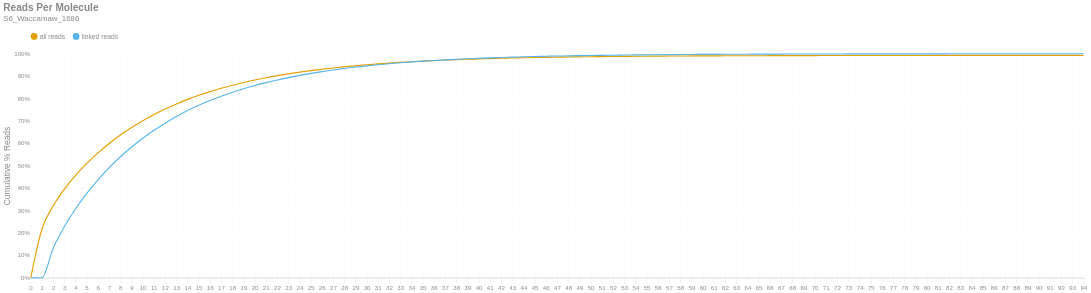

Source (notebook cell):
### Markdown cell above
### Reads per Molecule
This chart shows the cumulative distribution of the number of reads per linked molecule. That is, how many alignments are associated with a unique molecule. This excludes the number of reads associated with invalid or absent linked-read barcodes. The `linked` histogram is the percentages recalculated when disregarding singletons.

### Code cell
if SKIPLR:
    print_html(f"Skipped")
else:
    counts = np.bincount(valids['reads'].cast(pl.Int64).to_numpy())
    weighted = counts * np.arange(len(counts))
    all_perc = weighted / n_reads
    linked_perc = weighted / n_linked_reads
    linked_perc[1] = 0
    binned_df = pl.DataFrame({
        'readsper': list(range(len(counts))),
        'all reads (cumsum)': np.cumsum(all_perc).tolist(),
        'linked reads (cumsum)': np.cumsum(linked_perc).tolist(),
    })

    with SafeRender(binned_df):
        (
            density_plot(binned_df, 'Reads Per Molecule', samplename, 'readspmol')
            .encode(
                x=alt.X('readsper:O', title=None).axis(labelAngle=0).scale(padding=0),
                y=alt.Y('value:Q', title='Cumulative % Reads').axis(format='%').stack(False),
                color=alt.Color("key:N").scale(domain=["all reads", "linked reads"]),
                tooltip=[
                    alt.Tooltip("key:N", title="Data Type"),
                    alt.Tooltip("readsper:O", title="Reads Per Molecule"),
                    alt.Tooltip("value:Q", format=".2%", title="% Reads (Cum.)")
                ]            
            )
        ).display()

### Figure 1 — Vega-Lite specification as saved in the notebook (floating-point values rounded to 4 significant figures)
{"width": "container", "height": 400, "config": {"title": {"anchor": "start", "dy": -15, "fontSize": 18, "color": "#888888", "subtitleColor": "#888888", "subtitleFontSize": 14}, "arc": {"fill": "#0072B2"}, "axis": {"domainColor": "#888888", "domainWidth": 0.5, "gridWidth": 0.2, "grid": false, "titleFontWeight": 400, "titleFontSize": 15, "labelFontSize": 11, "labelColor": "#888888", "tickColor": "#888888", "tickWidth": 0.2, "titleColor": "#888888"}, "axisBand": {"grid": false}, "axisX": {"grid": true, "tickSize": 10, "domainCap": "round"}, "axisY": {"domain": false, "grid": true, "tickSize": 0, "domainCap": "round"}, "background": "transparent", "header": {"labelFontSize": 15, "labelColor": "#888888", "titleFontSize": 15, "titleFontWeight": 600, "titleColor": "#888888"}, "legend": {"labelFont": "sans-serif", "labelFontSize": 12, "labelColor": "#888888", "symbolSize": 100, "symbolType": "circle", "titleFontSize": 12, "titlePadding": 10, "titleColor": "#888888", "title": null, "orient": "top"}, "range": {"category": ["#E69F00", "#56B4E9", "#009E73", "#F0E442", "#0072B2", "#D55E00", "#CC79A7", "#000000"], "diverging": ["#cfe8f3", "#a2d4ec", "#73bfe2", "#46abdb", "#1696d2", "#12719e"]}, "area": {"fill": "#0072B2", "fillOpacity": 0.7, "line": true, "strokeOpacity": 0.7}, "line": {"color": "#0072B2", "stroke": "#0072B2", "strokeWidth": 2}, "trail": {"color": "#0072B2", "stroke": "#0072B2", "strokeWidth": 0, "size": 1}, "point": {"filled": true, "fillOpacity": 1.0, "size": 95}, "text": {"color": "#888888", "fontSize": 11, "align": "right", "fontWeight": 400, "size": 11}, "bar": {"fill": "#0072B2", "stroke": null}, "view": {"stroke": null, "continuousWidth": 660, "continuousHeight": 400}}, "data": {"name": "data-a45daa6b3712ae941003aa8d448619fa"}, "mark": {"type": "line", "interpolate": "monotone", "point": {"opacity": 0, "size": 275}}, "encoding": {"color": {"field": "key", "scale": {"domain": ["all reads", "linked reads"]}, "type": "nominal"}, "tooltip": [{"field": "key", "title": "Data Type", "type": "nominal"}, {"field": "readsper", "title": "Reads Per Molecule", "type": "ordinal"}, {"field": "value", "format": ".2%", "title": "% Reads (Cum.)", "type": "quantitative"}], "x": {"axis": {"labelAngle": 0}, "field": "readsper", "scale": {"padding": 0}, "title": null, "type": "ordinal"}, "y": {"axis": {"format": "%"}, "field": "value", "stack": false, "title": "Cumulative % Reads", "type": "quantitative"}}, "params": [{"name": "param_c36ac31b6afebe62", "select": {"type": "point", "fields": ["key"]}, "bind": "legend"}], "title": {"text": "Reads Per Molecule", "subtitle": "S6_Waccamaw_1686"}, "transform": [{"fold": ["all reads (cumsum)", "linked reads (cumsum)"]}, {"calculate": "replace(datum.key, ' (cumsum)', '')", "as": "key"}, {"filter": {"param": "param_c36ac31b6afebe62"}}], "usermeta": {"embedOptions": {"downloadFileName": "S6_Waccamaw_1686.readspmol"}}, "$schema": "https://vega.github.io/schema/vega-lite/v6.1.0.json", "datasets": {"data-a45daa6b3712ae941003aa8d448619fa": [{"readsper": 0, "all reads (cumsum)": 0.0, "linked reads (cumsum)": 0.0}, {"readsper": 1, "all reads (cumsum)": 0.2188, "linked reads (cumsum)": 0.0}, {"readsper": 2, "all reads (cumsum)": 0.3212, "linked reads (cumsum)": 0.1322}, {"readsper": 3, "all reads (cumsum)": 0.3957, "linked reads (cumsum)": 0.2286}, {"readsper": 4, "all reads (cumsum)": 0.4574, "linked reads (cumsum)": 0.3083}, {"readsper": 5, "all reads (cumsum)": 0.5104, "linked reads (cumsum)": 0.3767}, {"readsper": 6, "all reads (cumsum)": 0.5573, "linked reads (cumsum)": 0.4374}, {"readsper": 7, "all reads (cumsum)": 0.5996, "linked reads (cumsum)": 0.492}, {"readsper": 8, "all reads (cumsum)": 0.637, "linked reads (cumsum)": 0.5403}, {"readsper": 9, "all reads (cumsum)": 0.6707, "linked reads (cumsum)": 0.5838}, {"readsper": 10, "all reads (cumsum)": 0.7011, "linked reads (cumsum)": 0.6231}, {"readsper": 11, "all reads (cumsum)": 0.7284, "linked reads (cumsum)": 0.6584}, {"readsper": 12, "all reads (cumsum)": 0.753, "linked reads (cumsum)": 0.6902}, {"readsper": 13, "all reads (cumsum)": 0.7758, "linked reads (cumsum)": 0.7197}, {"readsper": 14, "all reads (cumsum)": 0.7963, "linked reads (cumsum)": 0.7462}, {"readsper": 15, "all reads (cumsum)": 0.8147, "linked reads (cumsum)": 0.7699}, {"readsper": 16, "all reads (cumsum)": 0.831, "linked reads (cumsum)": 0.791}, {"readsper": 17, "all reads (cumsum)": 0.846, "linked reads (cumsum)": 0.8103}, {"readsper": 18, "all reads (cumsum)": 0.8596, "linked reads (cumsum)": 0.828}, {"readsper": 19, "all reads (cumsum)": 0.872, "linked reads (cumsum)": 0.844}, {"readsper": 20, "all reads (cumsum)": 0.8832, "linked reads (cumsum)": 0.8584}, {"readsper": 21, "all reads (cumsum)": 0.8931, "linked reads (cumsum)": 0.8712}, {"readsper": 22, "all reads (cumsum)": 0.9022, "linked reads (cumsum)": 0.883}, {"readsper": 23, "all reads (cumsum)": 0.9104, "linked reads (cumsum)": 0.8935}, {"readsper": 24, "all reads (cumsum)": 0.918, "linked reads (cumsum)": 0.9034}, {"readsper": 25, "all reads (cumsum)": 0.9248, "linked reads (cumsum)": 0.9122}, {"readsper": 26, "all reads (cumsum)": 0.9308, "linked reads (cumsum)": 0.92}, {"readsper": 27, "all reads (cumsum)": 0.9367, "linked reads (cumsum)": 0.9276}, {"readsper": 28, "all reads (cumsum)": 0.9419, "linked reads (cumsum)": 0.9343}, {"readsper": 29, "all reads (cumsum)": 0.9469, "linked reads (cumsum)": 0.9407}, {"readsper": 30, "all reads (cumsum)": 0.951, "linked reads (cumsum)": 0.9461}, {"readsper": 31, "all reads (cumsum)": 0.9547, "linked reads (cumsum)": 0.9508}, {"readsper": 32, "all reads (cumsum)": 0.9582, "linked reads (cumsum)": 0.9554}, {"readsper": 33, "all reads (cumsum)": 0.9616, "linked reads (cumsum)": 0.9598}, {"readsper": 34, "all reads (cumsum)": 0.9646, "linked reads (cumsum)": 0.9636}, {"readsper": 35, "all reads (cumsum)": 0.9672, "linked reads (cumsum)": 0.967}, {"readsper": 36, "all reads (cumsum)": 0.9696, "linked reads (cumsum)": 0.97}, {"readsper": 37, "all reads (cumsum)": 0.9715, "linked reads (cumsum)": 0.9726}, {"readsper": 38, "all reads (cumsum)": 0.9735, "linked reads (cumsum)": 0.9752}, {"readsper": 39, "all reads (cumsum)": 0.9754, "linked reads (cumsum)": 0.9776}, {"readsper": 40, "all reads (cumsum)": 0.9769, "linked reads (cumsum)": 0.9795}, {"readsper": 41, "all reads (cumsum)": 0.9785, "linked reads (cumsum)": 0.9816}, {"readsper": 42, "all reads (cumsum)": 0.9799, "linked reads (cumsum)": 0.9834}, {"readsper": 43, "all reads (cumsum)": 0.981, "linked reads (cumsum)": 0.9848}, {"readsper": 44, "all reads (cumsum)": 0.9822, "linked reads (cumsum)": 0.9864}, {"readsper": 45, "all reads (cumsum)": 0.9833, "linked reads (cumsum)": 0.9878}, {"readsper": 46, "all reads (cumsum)": 0.984, "linked reads (cumsum)": 0.9888}, {"readsper": 47, "all reads (cumsum)": 0.9849, "linked reads (cumsum)": 0.9898}, {"readsper": 48, "all reads (cumsum)": 0.9854, "linked reads (cumsum)": 0.9905}, {"readsper": 49, "all reads (cumsum)": 0.9861, "linked reads (cumsum)": 0.9914}, {"readsper": 50, "all reads (cumsum)": 0.9868, "linked reads (cumsum)": 0.9923}, {"readsper": 51, "all reads (cumsum)": 0.9873, "linked reads (cumsum)": 0.9929}, {"readsper": 52, "all reads (cumsum)": 0.9878, "linked reads (cumsum)": 0.9935}, {"readsper": 53, "all reads (cumsum)": 0.9883, "linked reads (cumsum)": 0.9942}, {"readsper": 54, "all reads (cumsum)": 0.9888, "linked reads (cumsum)": 0.9949}, {"readsper": 55, "all reads (cumsum)": 0.9891, "linked reads (cumsum)": 0.9953}, {"readsper": 56, "all reads (cumsum)": 0.9895, "linked reads (cumsum)": 0.9957}, {"readsper": 57, "all reads (cumsum)": 0.9897, "linked reads (cumsum)": 0.9961}, {"readsper": 58, "all reads (cumsum)": 0.99, "linked reads (cumsum)": 0.9965}, {"readsper": 59, "all reads (cumsum)": 0.9903, "linked reads (cumsum)": 0.9969}, {"readsper": 60, "all reads (cumsum)": 0.9906, "linked reads (cumsum)": 0.9972}, {"readsper": 61, "all reads (cumsum)": 0.9908, "linked reads (cumsum)": 0.9975}, {"readsper": 62, "all reads (cumsum)": 0.9909, "linked reads (cumsum)": 0.9976}, {"readsper": 63, "all reads (cumsum)": 0.991, "linked reads (cumsum)": 0.9978}, {"readsper": 64, "all reads (cumsum)": 0.9912, "linked reads (cumsum)": 0.9981}, {"readsper": 65, "all reads (cumsum)": 0.9913, "linked reads (cumsum)": 0.9982}, {"readsper": 66, "all reads (cumsum)": 0.9915, "linked reads (cumsum)": 0.9984}, {"readsper": 67, "all reads (cumsum)": 0.9917, "linked reads (cumsum)": 0.9986}, {"readsper": 68, "all reads (cumsum)": 0.9917, "linked reads (cumsum)": 0.9987}, {"readsper": 69, "all reads (cumsum)": 0.9918, "linked reads (cumsum)": 0.9988}, {"readsper": 70, "all reads (cumsum)": 0.9919, "linked reads (cumsum)": 0.9989}, {"readsper": 71, "all reads (cumsum)": 0.992, "linked reads (cumsum)": 0.999}, {"readsper": 72, "all reads (cumsum)": 0.9921, "linked reads (cumsum)": 0.9991}, {"readsper": 73, "all reads (cumsum)": 0.9921, "linked reads (cumsum)": 0.9992}, {"readsper": 74, "all reads (cumsum)": 0.9923, "linked reads (cumsum)": 0.9994}, {"readsper": 75, "all reads (cumsum)": 0.9923, "linked reads (cumsum)": 0.9994}, {"readsper": 76, "all reads (cumsum)": 0.9923, "linked reads (cumsum)": 0.9995}, {"readsper": 77, "all reads (cumsum)": 0.9924, "linked reads (cumsum)": 0.9996}, {"readsper": 78, "all reads (cumsum)": 0.9925, "linked reads (cumsum)": 0.9996}, {"readsper": 79, "all reads (cumsum)": 0.9925, "linked reads (cumsum)": 0.9997}, {"readsper": 80, "all reads (cumsum)": 0.9925, "linked reads (cumsum)": 0.9997}, {"readsper": 81, "all reads (cumsum)": 0.9925, "linked reads (cumsum)": 0.9997}, {"readsper": 82, "all reads (cumsum)": 0.9926, "linked reads (cumsum)": 0.9998}, {"readsper": 83, "all reads (cumsum)": 0.9926, "linked reads (cumsum)": 0.9998}, {"readsper": 84, "all reads (cumsum)": 0.9926, "linked reads (cumsum)": 0.9998}, {"readsper": 85, "all reads (cumsum)": 0.9926, "linked reads (cumsum)": 0.9998}, {"readsper": 86, "all reads (cumsum)": 0.9926, "linked reads (cumsum)": 0.9998}, {"readsper": 87, "all reads (cumsum)": 0.9927, "linked reads (cumsum)": 0.9999}, {"readsper": 88, "all reads (cumsum)": 0.9927, "linked reads (cumsum)": 0.9999}, {"readsper": 89, "all reads (cumsum)": 0.9927, "linked reads (cumsum)": 1.0}, {"readsper": 90, "all reads (cumsum)": 0.9927, "linked reads (cumsum)": 1.0}, {"readsper": 91, "all reads (cumsum)": 0.9927, "linked reads (cumsum)": 1.0}, {"readsper": 92, "all reads (cumsum)": 0.9927, "linked reads (cumsum)": 1.0}, {"readsper": 93, "all reads (cumsum)": 0.9927, "linked reads (cumsum)": 1.0}, {"readsper": 94, "all reads (cumsum)": 0.9927, "linked reads (cumsum)": 1.0}]}}
